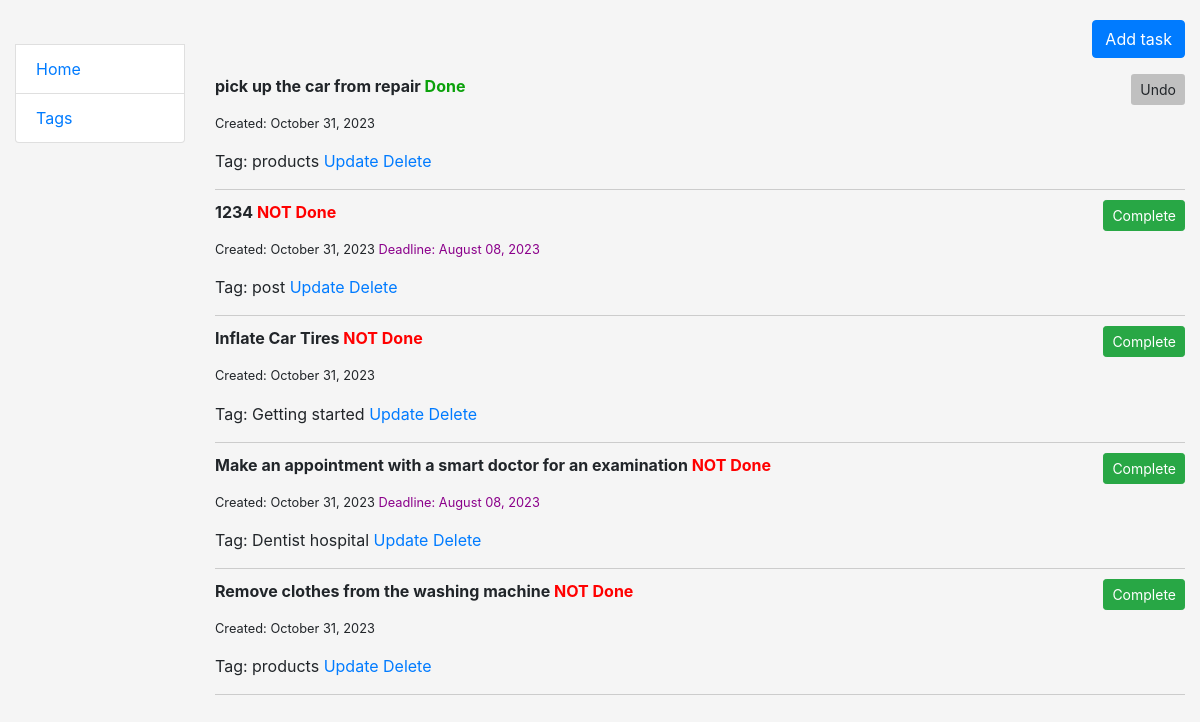
Page /task/ on the committed database.
### notebook/models.py (models this page shows, shortened)
class Task(models.Model):
    content = models.TextField()
    created = models.DateTimeField(auto_now=True)
    deadline = models.DateTimeField(blank=True, null=True)
    is_done = models.BooleanField(default=False)
    tags = models.ManyToManyField(Tag, related_name="tasks")
    class Meta:
        ordering = ("is_done", "created")

class Tag(models.Model):
    name = models.CharField(max_length=50, unique=True)

### notebook/views.py (the view)
# urls.py: path("task/", TaskListView.as_view(), name="task-list"),
class TaskListView(generic.ListView):
    model = Task
    @staticmethod
    def get(request, *args, **kwargs) -> None:
        tasks = Task.objects.order_by('-is_done', '-created')
        return render(request, "notebook/task_list.html", {"tasks": tasks})

### templates/notebook/task_list.html (shortened to what this page needs)
{% extends "base.html" %}
{% block add_task_button %}
  <div class="d-flex justify-content-end">
    <a href="{% url 'notebook:create_task' %}" class="btn btn-primary">Add task</a>
  </div>
{% endblock %}
{% block content %}
  <div class="task-list">
  {% for task in tasks %}
    <div class="task-block">
    <div class="task-content">
      <div>
        <p>
          {% if task.is_done %}
            <strong>{{ task.content }} <span style="color: #0ba10b;">Done</span></strong>
            <a href="{% url 'notebook:completion' task.pk %}" class="btn btn-sm float-right undo-button"
               style="background-color: #C0C0C0;">Undo</a>
          {% else %}
            <strong>{{ task.content }} <span style="color: #FF0000; ">NOT Done</span></strong>
            <a href="{% url 'notebook:completion' task.pk %}" class="btn btn-success btn-sm float-right">Complete</a>
          {% endif %}
        </p>
      </div>
      <div class="task-details">
        <p style="font-size: 0.8em;"> Created: {{ task.created|date:"F d, Y" }}
          {% if task.deadline %}
            <span style="color: #8B008B;"> Deadline: {{ task.deadline|date:"F d, Y" }}
          {% endif %}
          </span>
        </p>
        <p>Tag: {% for tag in task.tags.all %}
          {{ tag.name }}
        {% endfor %}
          <a href="{% url 'notebook:task-update' task.pk %}">Update</a>
          <a href="{% url 'notebook:task-delete' task.pk %}">Delete</a>
        </p>
      </div>
    </div>
    <hr style="border-top: 1px solid #ccc; margin: 10px 0;">
  {% endfor %}
</div>
{% endblock %}

### static/css/styles.css (style rules this page uses)
body { margin-top: 20px; background-color: whitesmoke; }

### rows in the picture
Task: content "pick up the car from repair", created "October 31, 2023"
Tag: name "products"
Task: content "1234", created "October 31, 2023", deadline "August 08, 2023"
Tag: name "post"
Task: content "Inflate Car Tires", created "October 31, 2023"
Tag: name "Getting started"
Task: content "Make an appointment with a smart doctor for an examination", created "October 31, 2023", deadline "August 08, 2023"
Tag: name "Dentist"
Tag: name "hospital"
Task: content "Remove clothes from the washing machine", created "October 31, 2023"
